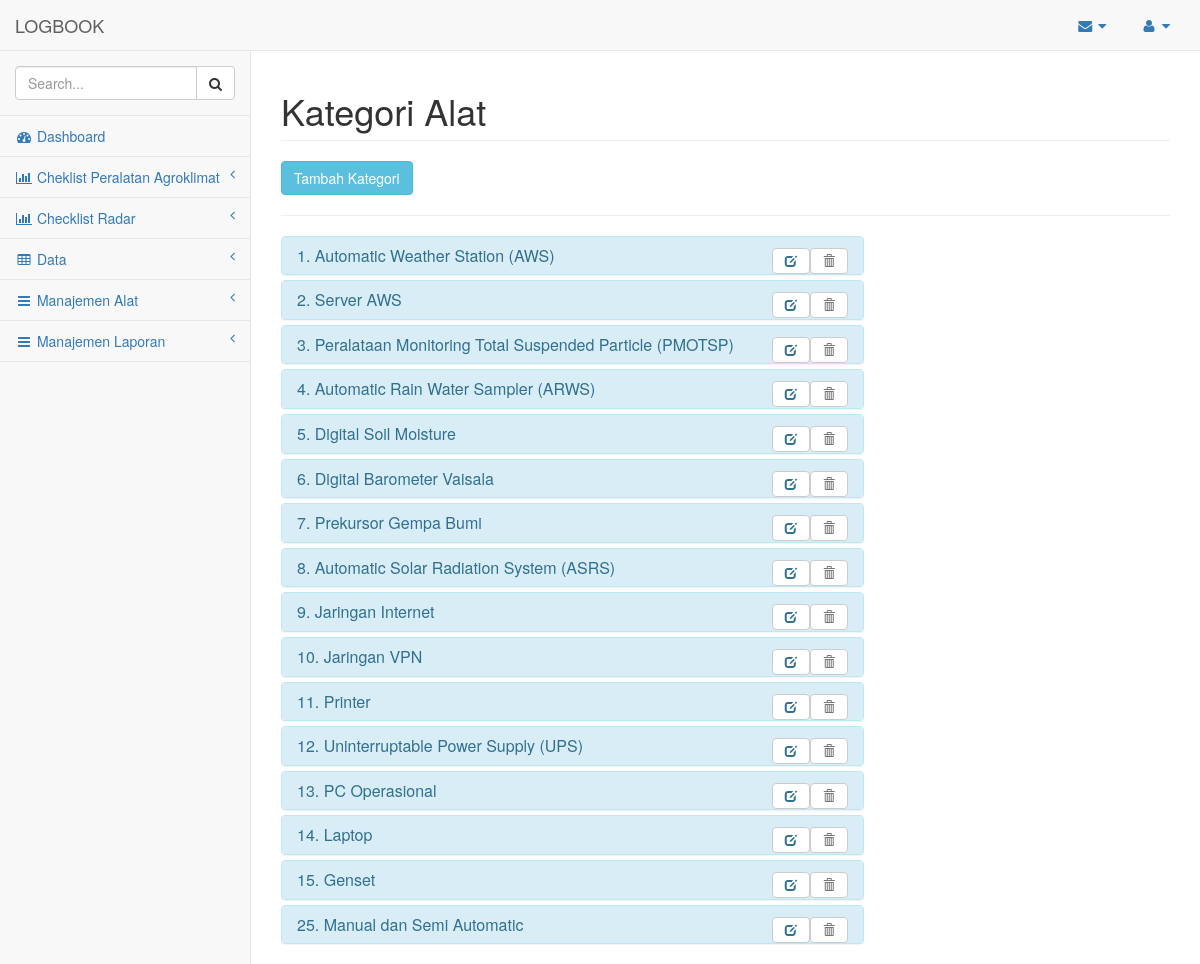
Screenshot of /index.php/admin/view/agroklimat with the database file from the repository.
### tables this page shows
CREATE TABLE `kategori` (
  `id_kategori` int(100) NOT NULL,
  `nama_kategori` varchar(100) NOT NULL
);

### application/controllers/Admin.php (called while the page is built, shortened)
<?php
class Admin extends CI_Controller {
	public function __construct(){
        $this->load->model('m_logbook');
        $this->load->helper('url');
        $this->load->library('session');
    }
	public function view($data){
		$kategori = "kategori";
		$alat = "alat";
		$radar = "radar";
		$kategoriradar = "kategoriradar";
		$data1['kategori'] = $this->m_logbook->get($kategori);
		$data1['alat'] = $this->m_logbook->get($alat);
		$data1['kategorialat'] = $this->m_logbook->getKategoriAlat();
		$data1['kategoriradar'] = $this->m_logbook->get($kategoriradar);
		$data1['radar'] = $this->m_logbook->get($radar);
		$data1['kategori_radar'] = $this->m_logbook->getKategoriRadar();
		$data1['laporan'] = $this->m_logbook->get('laporan');
		$data1['data'] = $this->m_logbook->operasijoin2();
		$data1['tanggal'] = $this->m_logbook->grup_tanggal();
		$this->load->view('admin/header');
		$this->load->view('admin/view/'.$data, $data1);
		$this->load->view('admin/footer');
	}
}

### index.php (called while the page is built, shortened)
<?php
require_once BASEPATH.'core/CodeIgniter.php';

### application/models/M_logbook.php (called while the page is built, shortened)
<?php if ( ! defined('BASEPATH')) exit('No direct script access allowed');
	class M_logbook extends CI_Model{
		function get($table){
			$query = $this->db->get($table);
			return $query->result();
		}
}
?>

### application/views/admin/view/agroklimat.php (the view, shortened to what this page needs)
<div id="page-wrapper">
            <div class="row">
                <div class="col-lg-12">
                    <h1 class="page-header">Kategori Alat</h1>
                    <button type="button" class="btn btn-info" data-toggle="modal" data-target="#tambahKategori">Tambah Kategori</button>
                    <hr>
</div>
         </div>
            <div class="row">
          <div class="col-md-8">
            <div class="panel-group" id="accordion">
                <?php
                    foreach ($kategori as $row1) {
                        ?>
                  <div class="panel panel-info">
                    <div class="panel-heading">
                      <h4 class="panel-title">
                        <a data-toggle="collapse" data-parent="#accordion" href="#collapse<?php echo $row1->id_kategori; ?>">
                        <?php echo $row1->id_kategori.". ".$nama_kategori=$row1->nama_kategori; ?></a>
                        <?php echo anchor('admin/hapusKategoriAlat/'.$row1->id_kategori, '<button style="float: right" class="btn btn-default small glyphicon glyphicon-trash" title="Hapus"></button>', array('class'=>'delete', 'onclick'=>"return confirmDialog();")); ?>
                        <button style="float: right" class="btn btn-default small glyphicon glyphicon-edit" title="Edit" data-toggle="modal" data-target="#editKategori<?php echo $row1->id_kategori; ?>"></button>
                      </h4>
                    </div>
                  </div>
                <?php
                };
                ?>
            </div>
</div>

### rows the page displays
kategori: id_kategori "1", nama_kategori "Automatic Weather Station (AWS)"
kategori: id_kategori "2", nama_kategori "Server AWS"
kategori: id_kategori "3", nama_kategori "Peralataan Monitoring Total Suspended Particle (PMOTSP)"
kategori: id_kategori "4", nama_kategori "Automatic Rain Water Sampler (ARWS)"
kategori: id_kategori "5", nama_kategori "Digital Soil Moisture"
kategori: id_kategori "6", nama_kategori "Digital Barometer Vaisala"
kategori: id_kategori "7", nama_kategori "Prekursor Gempa Bumi"
kategori: id_kategori "8", nama_kategori "Automatic Solar Radiation System (ASRS)"
kategori: id_kategori "9", nama_kategori "Jaringan Internet"
kategori: id_kategori "10", nama_kategori "Jaringan VPN"
kategori: id_kategori "11", nama_kategori "Printer"
kategori: id_kategori "12", nama_kategori "Uninterruptable Power Supply (UPS)"
kategori: id_kategori "13", nama_kategori "PC Operasional"
kategori: id_kategori "14", nama_kategori "Laptop"
kategori: id_kategori "15", nama_kategori "Genset"
